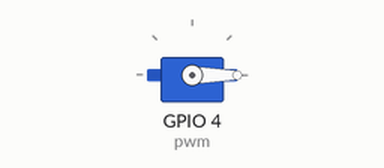
Bench run of a program on a simulated ESP32 board running MicroPython. Parts: servo. Servo angles are drawn from the pulse width (0.5 ms = 0°, 2.5 ms = 180°).

Above: at 0.05 s.
At 0.9 s:
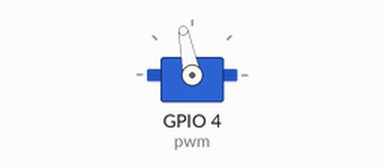
At 1.75 s:
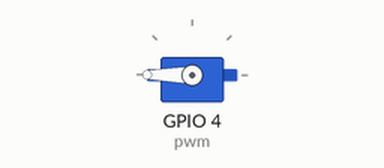
At 3.45 s:
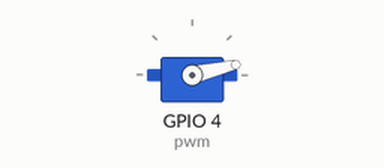
Timing chart, 0 to 8.3 s (numbered marks = the images above):
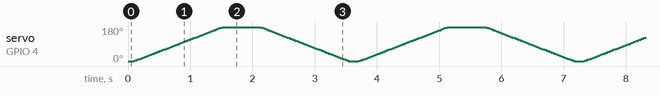

The program:

lesson_34_Servo_test2.py
```python
from utime import sleep
from machine import Pin
from machine import PWM

pwm = PWM(Pin(4))#Steering gear pin is connected to GP4.
pwm.freq(50)#20ms period, so the frequency is 50Hz
'''
Duty cycle corresponding to the Angle
0°----2.5%----25
45°----5%----51.2
90°----7.5%----77
135°----10%----102.4
180°----12.5%----128
'''
# Set the servo motor rotation Angle
def setServoCycle (position):
    pwm.duty(position)
    sleep(0.01)

# Convert the rotation Angle to duty cycle
def convert(x, i_m, i_M, o_m, o_M):
    return max(min(o_M, (x - i_m) * (o_M - o_m) // (i_M - i_m) + o_m), o_m)

while True:
    for degree in range(0, 180, 1):#servo goes from 0 to 180
        pos = convert(degree, 0, 180, 20, 150)
        setServoCycle(pos)

    for degree in range(180, 0, -1):#servo goes from 180 to 0
        pos = convert(degree, 0, 180, 20, 150)
        setServoCycle(pos)
```
